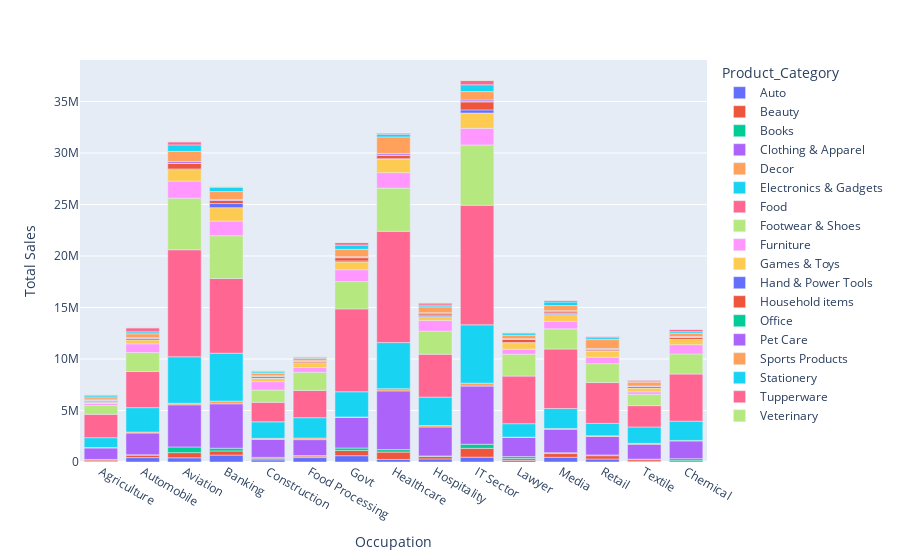

Source (notebook cell):
### Code cell
fig=px.bar(occupation,x='Occupation',y='Total Sales', color='Product_Category')

fig.show()

### Figure 1 — Plotly figure (JSON) as saved in the notebook; plotly's stock layout.template omitted (floating-point values rounded to 4 significant figures)
{"data": [{"alignmentgroup": "True", "hovertemplate": "Product_Category=Auto<br>Occupation=%{x}<br>Total Sales=%{y}<extra></extra>", "legendgroup": "Auto", "marker": {"color": "#636efa", "pattern": {"shape": ""}}, "name": "Auto", "offsetgroup": "Auto", "orientation": "v", "showlegend": true, "textposition": "auto", "type": "bar", "x": ["Agriculture", "Automobile", "Aviation", "Banking", "Construction", "Food Processing", "Govt", "Healthcare", "Hospitality", "IT Sector", "Lawyer", "Media", "Retail", "Textile"], "xaxis": "x", "y": [74436, 426578, 407950, 671062, 208060, 428761, 613166, 247938, 301931, 469371, 156867, 457800.0, 291376, 57840], "yaxis": "y"}, {"alignmentgroup": "True", "hovertemplate": "Product_Category=Beauty<br>Occupation=%{x}<br>Total Sales=%{y}<extra></extra>", "legendgroup": "Beauty", "marker": {"color": "#EF553B", "pattern": {"shape": ""}}, "name": "Beauty", "offsetgroup": "Beauty", "orientation": "v", "showlegend": true, "textposition": "auto", "type": "bar", "x": ["Agriculture", "Automobile", "Aviation", "Banking", "Chemical", "Construction", "Food Processing", "Govt", "Healthcare", "Hospitality", "IT Sector", "Lawyer", "Media", "Retail", "Textile"], "xaxis": "x", "y": [117991, 249793, 501343, 400791, 129816, 155117, 141924, 510555, 710869, 252793, 856484, 174101, 362949, 320642, 166293], "yaxis": "y"}, {"alignmentgroup": "True", "hovertemplate": "Product_Category=Books<br>Occupation=%{x}<br>Total Sales=%{y}<extra></extra>", "legendgroup": "Books", "marker": {"color": "#00cc96", "pattern": {"shape": ""}}, "name": "Books", "offsetgroup": "Books", "orientation": "v", "showlegend": true, "textposition": "auto", "type": "bar", "x": ["Agriculture", "Automobile", "Aviation", "Banking", "Chemical", "Construction", "Food Processing", "Govt", "Healthcare", "Hospitality", "IT Sector", "Lawyer", "Media", "Retail", "Textile"], "xaxis": "x", "y": [57478, 20728, 549606, 266847, 194884, 84318, 49652, 236672, 242973, 34487, 398488, 192856, 84051, 76660, 54503], "yaxis": "y"}, {"alignmentgroup": "True", "hovertemplate": "Product_Category=Clothing & Apparel<br>Occupation=%{x}<br>Total Sales=%{y}<extra></extra>", "legendgroup": "Clothing & Apparel", "marker": {"color": "#ab63fa", "pattern": {"shape": ""}}, "name": "Clothing & Apparel", "offsetgroup": "Clothing & Apparel", "orientation": "v", "showlegend": true, "textposition": "auto", "type": "bar", "x": ["Agriculture", "Automobile", "Aviation", "Banking", "Chemical", "Construction", "Food Processing", "Govt", "Healthcare", "Hospitality", "IT Sector", "Lawyer", "Media", "Retail", "Textile"], "xaxis": "x", "y": [1114346, 2115620, 4094102, 4310776, 1719836, 1747165, 1550255, 2959718, 5700932, 2811689, 5645717, 1879564, 2277766, 1790917, 1445691], "yaxis": "y"}, {"alignmentgroup": "True", "hovertemplate": "Product_Category=Decor<br>Occupation=%{x}<br>Total Sales=%{y}<extra></extra>", "legendgroup": "Decor", "marker": {"color": "#FFA15A", "pattern": {"shape": ""}}, "name": "Decor", "offsetgroup": "Decor", "orientation": "v", "showlegend": true, "textposition": "auto", "type": "bar", "x": ["Agriculture", "Automobile", "Aviation", "Banking", "Chemical", "Construction", "Food Processing", "Govt", "Healthcare", "Hospitality", "IT Sector", "Lawyer", "Media", "Retail", "Textile"], "xaxis": "x", "y": [40024, 95298, 151066, 259945, 50933, 101758, 151149, 51666, 216331, 140644, 285185, 12222, 68148, 63255, 89705], "yaxis": "y"}, {"alignmentgroup": "True", "hovertemplate": "Product_Category=Electronics & Gadgets<br>Occupation=%{x}<br>Total Sales=%{y}<extra></extra>", "legendgroup": "Electronics & Gadgets", "marker": {"color": "#19d3f3", "pattern": {"shape": ""}}, "name": "Electronics & Gadgets", "offsetgroup": "Electronics & Gadgets", "orientation": "v", "showlegend": true, "textposition": "auto", "type": "bar", "x": ["Agriculture", "Automobile", "Aviation", "Banking", "Chemical", "Construction", "Food Processing", "Govt", "Healthcare", "Hospitality", "IT Sector", "Lawyer", "Media", "Retail", "Textile"], "xaxis": "x", "y": [955132, 2370683, 4513397, 4651274, 1870261, 1603302, 1978428, 2448449, 4471906, 2758645, 5661465, 1302969, 1937036, 1206199, 1586130], "yaxis": "y"}, {"alignmentgroup": "True", "hovertemplate": "Product_Category=Food<br>Occupation=%{x}<br>Total Sales=%{y}<extra></extra>", "legendgroup": "Food", "marker": {"color": "#FF6692", "pattern": {"shape": ""}}, "name": "Food", "offsetgroup": "Food", "orientation": "v", "showlegend": true, "textposition": "auto", "type": "bar", "x": ["Agriculture", "Automobile", "Aviation", "Banking", "Chemical", "Construction", "Food Processing", "Govt", "Healthcare", "Hospitality", "IT Sector", "Lawyer", "Media", "Retail", "Textile"], "xaxis": "x", "y": [2269167, 3508205, 10386448, 7252845, 4577391, 1894166, 2646206, 8044565, 10800000.0, 4167105, 11606627, 4618879, 5781828, 3963895, 2071558], "yaxis": "y"}, {"alignmentgroup": "True", "hovertemplate": "Product_Category=Footwear & Shoes<br>Occupation=%{x}<br>Total Sales=%{y}<extra></extra>", "legendgroup": "Footwear & Shoes", "marker": {"color": "#B6E880", "pattern": {"shape": ""}}, "name": "Footwear & Shoes", "offsetgroup": "Footwear & Shoes", "orientation": "v", "showlegend": true, "textposition": "auto", "type": "bar", "x": ["Agriculture", "Automobile", "Aviation", "Banking", "Chemical", "Construction", "Food Processing", "Govt", "Healthcare", "Hospitality", "IT Sector", "Lawyer", "Media", "Retail", "Textile"], "xaxis": "x", "y": [866035, 1841076, 5010259, 4157000.0, 1945490, 1189466, 1766033, 2650410, 4197507, 2237432, 5859279, 2125394, 1956943, 1834707, 1094284], "yaxis": "y"}, {"alignmentgroup": "True", "hovertemplate": "Product_Category=Furniture<br>Occupation=%{x}<br>Total Sales=%{y}<extra></extra>", "legendgroup": "Furniture", "marker": {"color": "#FF97FF", "pattern": {"shape": ""}}, "name": "Furniture", "offsetgroup": "Furniture", "orientation": "v", "showlegend": true, "textposition": "auto", "type": "bar", "x": ["Agriculture", "Automobile", "Aviation", "Banking", "Chemical", "Construction", "Food Processing", "Govt", "Healthcare", "Hospitality", "IT Sector", "Lawyer", "Media", "Retail", "Textile"], "xaxis": "x", "y": [184596, 845398, 1656070, 1416846, 902530, 819775, 456299, 1149416, 1501000.0, 1026964, 1608451, 495298, 717222, 632689, 247445], "yaxis": "y"}, {"alignmentgroup": "True", "hovertemplate": "Product_Category=Games & Toys<br>Occupation=%{x}<br>Total Sales=%{y}<extra></extra>", "legendgroup": "Games & Toys", "marker": {"color": "#FECB52", "pattern": {"shape": ""}}, "name": "Games & Toys", "offsetgroup": "Games & Toys", "orientation": "v", "showlegend": true, "textposition": "auto", "type": "bar", "x": ["Agriculture", "Automobile", "Aviation", "Banking", "Chemical", "Construction", "Food Processing", "Govt", "Healthcare", "Hospitality", "IT Sector", "Lawyer", "Media", "Retail", "Textile"], "xaxis": "x", "y": [114090, 379580, 1108675, 1303723, 515786, 330296, 476862, 754163, 1322335, 377935, 1490566, 635753, 687835, 584543, 359107], "yaxis": "y"}, {"alignmentgroup": "True", "hovertemplate": "Product_Category=Hand & Power Tools<br>Occupation=%{x}<br>Total Sales=%{y}<extra></extra>", "legendgroup": "Hand & Power Tools", "marker": {"color": "#636efa", "pattern": {"shape": ""}}, "name": "Hand & Power Tools", "offsetgroup": "Hand & Power Tools", "orientation": "v", "showlegend": true, "textposition": "auto", "type": "bar", "x": ["Agriculture", "Aviation", "Banking", "Construction", "Govt", "Healthcare", "Hospitality", "IT Sector", "Media", "Retail"], "xaxis": "x", "y": [69480, 72159, 399438, 15151, 107276, 29254, 90964, 303466, 93621, 43989], "yaxis": "y"}, {"alignmentgroup": "True", "hovertemplate": "Product_Category=Household items<br>Occupation=%{x}<br>Total Sales=%{y}<extra></extra>", "legendgroup": "Household items", "marker": {"color": "#EF553B", "pattern": {"shape": ""}}, "name": "Household items", "offsetgroup": "Household items", "orientation": "v", "showlegend": true, "textposition": "auto", "type": "bar", "x": ["Agriculture", "Automobile", "Aviation", "Banking", "Chemical", "Construction", "Food Processing", "Govt", "Healthcare", "Hospitality", "IT Sector", "Lawyer", "Media", "Retail", "Textile"], "xaxis": "x", "y": [114158, 142326, 549829, 313643, 194488, 185484, 132967, 311216, 346189, 190473, 777178, 312135, 155921, 140265, 163360], "yaxis": "y"}, {"alignmentgroup": "True", "hovertemplate": "Product_Category=Office<br>Occupation=%{x}<br>Total Sales=%{y}<extra></extra>", "legendgroup": "Office", "marker": {"color": "#00cc96", "pattern": {"shape": ""}}, "name": "Office", "offsetgroup": "Office", "orientation": "v", "showlegend": true, "textposition": "auto", "type": "bar", "x": ["Agriculture", "Automobile", "Aviation", "Banking", "Chemical", "Construction", "Food Processing", "Govt", "Healthcare", "Hospitality", "IT Sector", "Lawyer", "Media", "Retail", "Textile"], "xaxis": "x", "y": [10616, 1862, 12824, 14582, 13121, 6679, 2319, 12358, 22880, 10982, 41774, 11101, 16041, 6319, 2960], "yaxis": "y"}, {"alignmentgroup": "True", "hovertemplate": "Product_Category=Pet Care<br>Occupation=%{x}<br>Total Sales=%{y}<extra></extra>", "legendgroup": "Pet Care", "marker": {"color": "#ab63fa", "pattern": {"shape": ""}}, "name": "Pet Care", "offsetgroup": "Pet Care", "orientation": "v", "showlegend": true, "textposition": "auto", "type": "bar", "x": ["Agriculture", "Automobile", "Aviation", "Banking", "Chemical", "Construction", "Food Processing", "Govt", "Healthcare", "Hospitality", "IT Sector", "Lawyer", "Media", "Retail", "Textile"], "xaxis": "x", "y": [50507, 66968, 162145, 69857, 59163, 39364, 56301, 86941, 148692, 94245, 146648, 54276, 93312, 64377, 36922], "yaxis": "y"}, {"alignmentgroup": "True", "hovertemplate": "Product_Category=Sports Products<br>Occupation=%{x}<br>Total Sales=%{y}<extra></extra>", "legendgroup": "Sports Products", "marker": {"color": "#FFA15A", "pattern": {"shape": ""}}, "name": "Sports Products", "offsetgroup": "Sports Products", "orientation": "v", "showlegend": true, "textposition": "auto", "type": "bar", "x": ["Agriculture", "Automobile", "Aviation", "Banking", "Chemical", "Construction", "Food Processing", "Govt", "Healthcare", "Hospitality", "IT Sector", "Lawyer", "Media", "Retail", "Textile"], "xaxis": "x", "y": [205576, 384027, 974422, 766047, 310402, 213881, 241656, 707616, 1600949, 564215, 810779, 334933, 496629, 861199, 383688], "yaxis": "y"}, {"alignmentgroup": "True", "hovertemplate": "Product_Category=Stationery<br>Occupation=%{x}<br>Total Sales=%{y}<extra></extra>", "legendgroup": "Stationery", "marker": {"color": "#19d3f3", "pattern": {"shape": ""}}, "name": "Stationery", "offsetgroup": "Stationery", "orientation": "v", "showlegend": true, "textposition": "auto", "type": "bar", "x": ["Agriculture", "Automobile", "Aviation", "Banking", "Chemical", "Construction", "Food Processing", "Govt", "Healthcare", "Hospitality", "IT Sector", "Lawyer", "Media", "Retail", "Textile"], "xaxis": "x", "y": [172066, 186244, 636171, 429920, 162716, 148557, 88199, 412171, 256059, 179337, 659806, 218006, 348897, 186129, 38542], "yaxis": "y"}, {"alignmentgroup": "True", "hovertemplate": "Product_Category=Tupperware<br>Occupation=%{x}<br>Total Sales=%{y}<extra></extra>", "legendgroup": "Tupperware", "marker": {"color": "#FF6692", "pattern": {"shape": ""}}, "name": "Tupperware", "offsetgroup": "Tupperware", "orientation": "v", "showlegend": true, "textposition": "auto", "type": "bar", "x": ["Agriculture", "Automobile", "Aviation", "Banking", "Chemical", "Construction", "Food Processing", "Govt", "Healthcare", "Hospitality", "IT Sector", "Lawyer", "Media", "Retail", "Textile"], "xaxis": "x", "y": [92931, 389207, 292013, 37405, 232553, 88092, 65244, 249771, 119703, 196498, 414693, 59152, 160724, 129447, 105769], "yaxis": "y"}, {"alignmentgroup": "True", "hovertemplate": "Product_Category=Veterinary<br>Occupation=%{x}<br>Total Sales=%{y}<extra></extra>", "legendgroup": "Veterinary", "marker": {"color": "#B6E880", "pattern": {"shape": ""}}, "name": "Veterinary", "offsetgroup": "Veterinary", "orientation": "v", "showlegend": true, "textposition": "auto", "type": "bar", "x": ["Agriculture", "Automobile", "Aviation", "Banking", "Chemical", "Construction", "Food Processing", "Govt", "Healthcare", "Hospitality", "IT Sector", "Lawyer", "Media", "Retail"], "xaxis": "x", "y": [16771, 35809, 31378, 38442, 9927, 23185, 14384, 19993, 13108, 17701, 40629, 9790, 1476, 13912], "yaxis": "y"}], "layout": {"autosize": true, "barmode": "relative", "legend": {"title": {"text": "Product_Category"}, "tracegroupgap": 0}, "margin": {"t": 60}, "xaxis": {"anchor": "y", "autorange": true, "domain": [0, 1], "range": [-0.5, 14.5], "title": {"text": "Occupation"}, "type": "category"}, "yaxis": {"anchor": "x", "autorange": true, "domain": [0, 1], "range": [0, 39030000.0], "title": {"text": "Total Sales"}, "type": "linear"}}}
